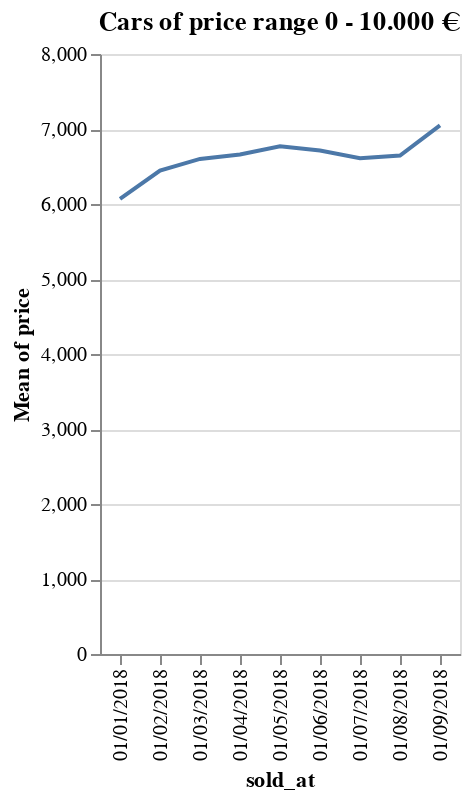

Here is the notebook cell this chart was saved with:
### Markdown cell above
For cars priced under 10,000€ we observe that the average selling price slightly increases over time:

### Code cell
df_under_10k = df_t[df_t.price<=10000]
line = alt.Chart(df_under_10k).mark_line().encode(x='sold_at',y='mean(price)').properties(title='Cars of price range 0 - 10.000 € ')
line

### Figure 1 — Vega-Lite specification as saved in the notebook (floating-point values rounded to 4 significant figures; data arrays with more than 128 entries replaced by an {"elided": "..."} marker saying what was removed)
{"config": {"view": {"continuousWidth": 400, "continuousHeight": 300}}, "data": {"name": "data-6f36de26be6eefe1c79c29c4c4b5b83e"}, "mark": "line", "encoding": {"x": {"field": "sold_at", "type": "nominal"}, "y": {"aggregate": "mean", "field": "price", "type": "quantitative"}}, "title": "Cars of price range 0 - 10.000 € ", "$schema": "https://vega.github.io/schema/vega-lite/v4.17.0.json", "datasets": {"data-6f36de26be6eefe1c79c29c4c4b5b83e": {"elided": "961 records"}}}
